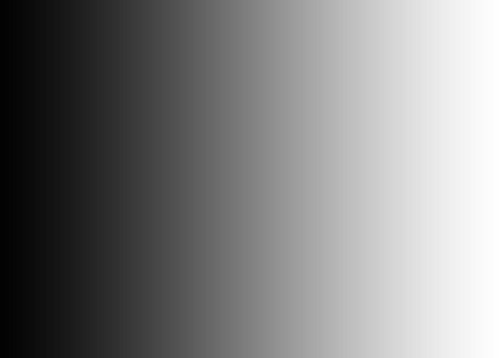
#> input picture black_to_white.jpeg, 500 x 358 px
$ jupyter execute 'opencv-python-9(basic Thresholding).ipynb'
#> lines starting #> are read from the running program, lines starting #| are printed output that depends on the picture; after the words box and inside, x2 and y2 are one past the last pixel; in counts of white or black regions, pixels touching at a corner belong together
[cell 1]
import cv2
import numpy as np

[cell 2]
frame=cv2.imread("black_to_white.jpeg",cv2.IMREAD_GRAYSCALE)
#> frame is the input picture: shape (358, 500); min 2, max 255, mean 128.3

[cell 3]
print(frame.shape)
#| (358, 500)

[cell 4]
print(frame[0][0])  #first pixel value is 2 because it is black
#| 2

[cell 5]
print(frame[357][499]) #last pixel value is 255 because it is white
#| 255

# simpple binary threshold

[cell 6]
_,threshold_binary=cv2.threshold(frame,128,255,cv2.THRESH_BINARY)
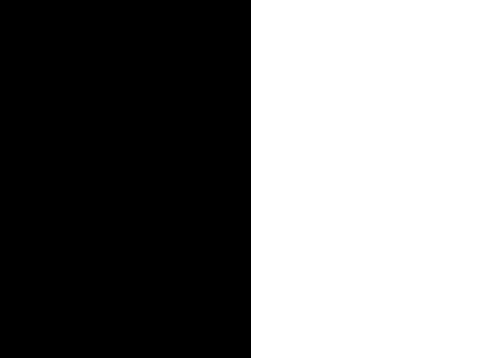
#> threshold_binary: shape (358, 500); 49.8% white; 1 white region, box (x1, y1, x2, y2) and area: (251, 0, 500, 358) 89142
cv2.imshow("threshold_binary",threshold_binary)
cv2.waitKey(15000)
cv2.destroyAllWindows()

# binary threshold invers

[cell 7]
_,threshold_binary_inv=cv2.threshold(frame,128,255,cv2.THRESH_BINARY_INV)
cv2.imshow("threshold_binary_inv",threshold_binary_inv)
cv2.waitKey(15000)
cv2.destroyAllWindows()

# truncate threshold

[cell 8]
_,threshold_truncate=cv2.threshold(frame,200,255,cv2.THRESH_TRUNC)
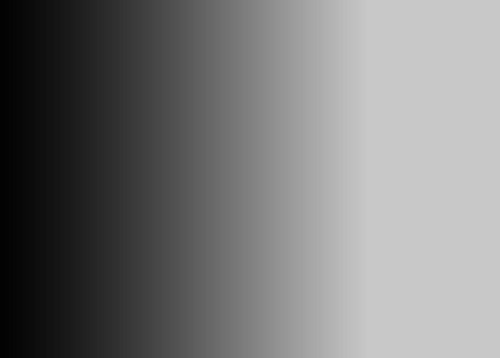
#> threshold_truncate: shape (358, 500); min 2, max 200, mean 120.3
cv2.imshow("threshold_trunc",threshold_truncate)
cv2.waitKey(15000)
cv2.destroyAllWindows()

# zero threshold

[cell 9]
_,threshold_zero=cv2.threshold(frame,200,255,cv2.THRESH_TOZERO)
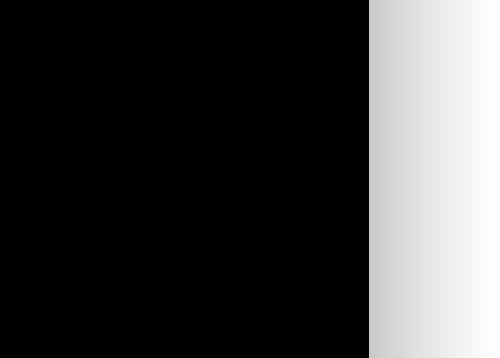
#> threshold_zero: shape (358, 500); min 0, max 255, mean 60.5
cv2.imshow("threshold_zero",threshold_zero)
cv2.waitKey(15000)
cv2.destroyAllWindows()

[cell 10]
#zero inverse threshold

[cell 11]
_,threshold_zero_inv=cv2.threshold(frame,200,255,cv2.THRESH_TOZERO_INV)
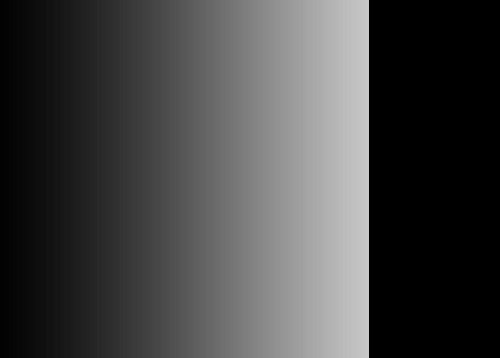
#> threshold_zero_inv: shape (358, 500); min 0, max 200, mean 67.9
cv2.imshow("threshold_zero_inv",threshold_zero_inv)
cv2.waitKey(15000)
cv2.destroyAllWindows()

$ run again, with panda.jpg copied over black_to_white.jpeg
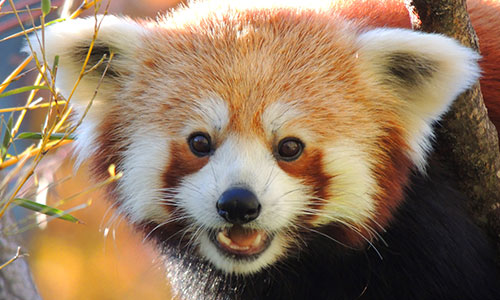
#> input picture panda.jpg, 500 x 300 px
#| (300, 500)
#| 141
#> `_,threshold_binary=cv2.threshold(frame,128,255,cv2.THRESH_BINARY)`:
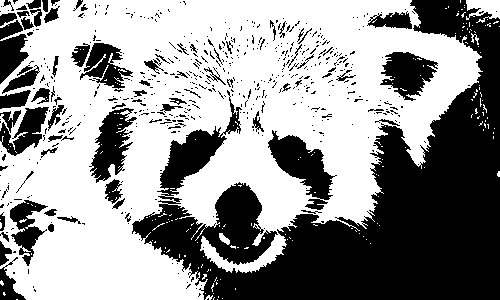
#> threshold_binary: shape (300, 500); 58.2% white; 558 black regions (480 under 20 px), largest, box (x1, y1, x2, y2) and area: (132, 0, 500, 300) 44906, (268, 130, 337, 210) 2351, (89, 108, 137, 183) 1749
#> `_,threshold_zero_inv=cv2.threshold(frame,200,255,cv2.THRESH_TOZERO_INV)`:
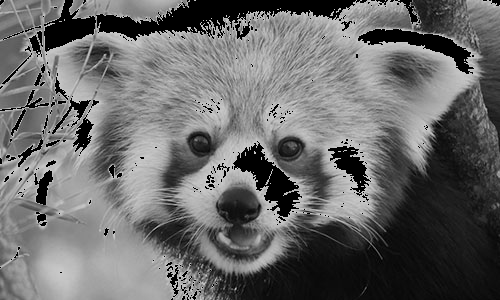
#> threshold_zero_inv: shape (300, 500); min 0, max 200, mean 105.6

$ run again, with road.jpg copied over black_to_white.jpeg
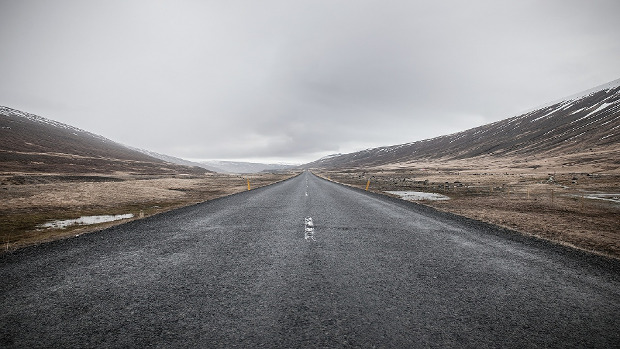
#> input picture road.jpg, 620 x 349 px
#| (349, 620)
#| 144
#> `_,threshold_binary=cv2.threshold(frame,128,255,cv2.THRESH_BINARY)`:
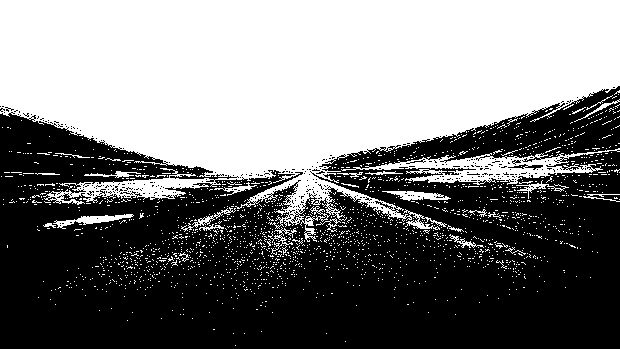
#> threshold_binary: shape (349, 620); 47.3% white; 2011 white regions (1979 under 20 px), largest, box (x1, y1, x2, y2) and area: (0, 0, 620, 242) 92565, (341, 148, 620, 185) 3314, (53, 214, 134, 229) 416
#> `_,threshold_zero_inv=cv2.threshold(frame,200,255,cv2.THRESH_TOZERO_INV)`:
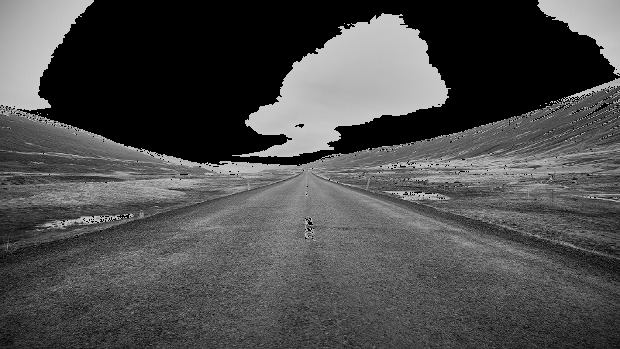
#> threshold_zero_inv: shape (349, 620); min 0, max 200, mean 76.8
